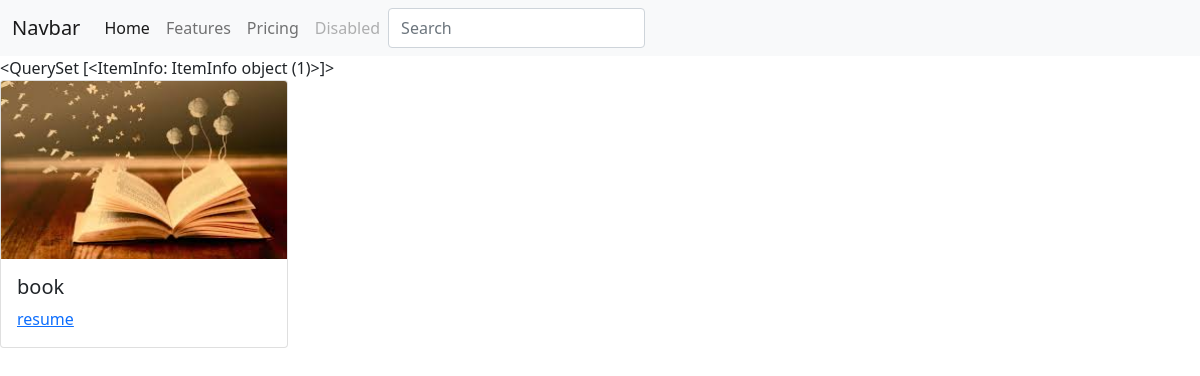
The app's page /showdata/, older data.
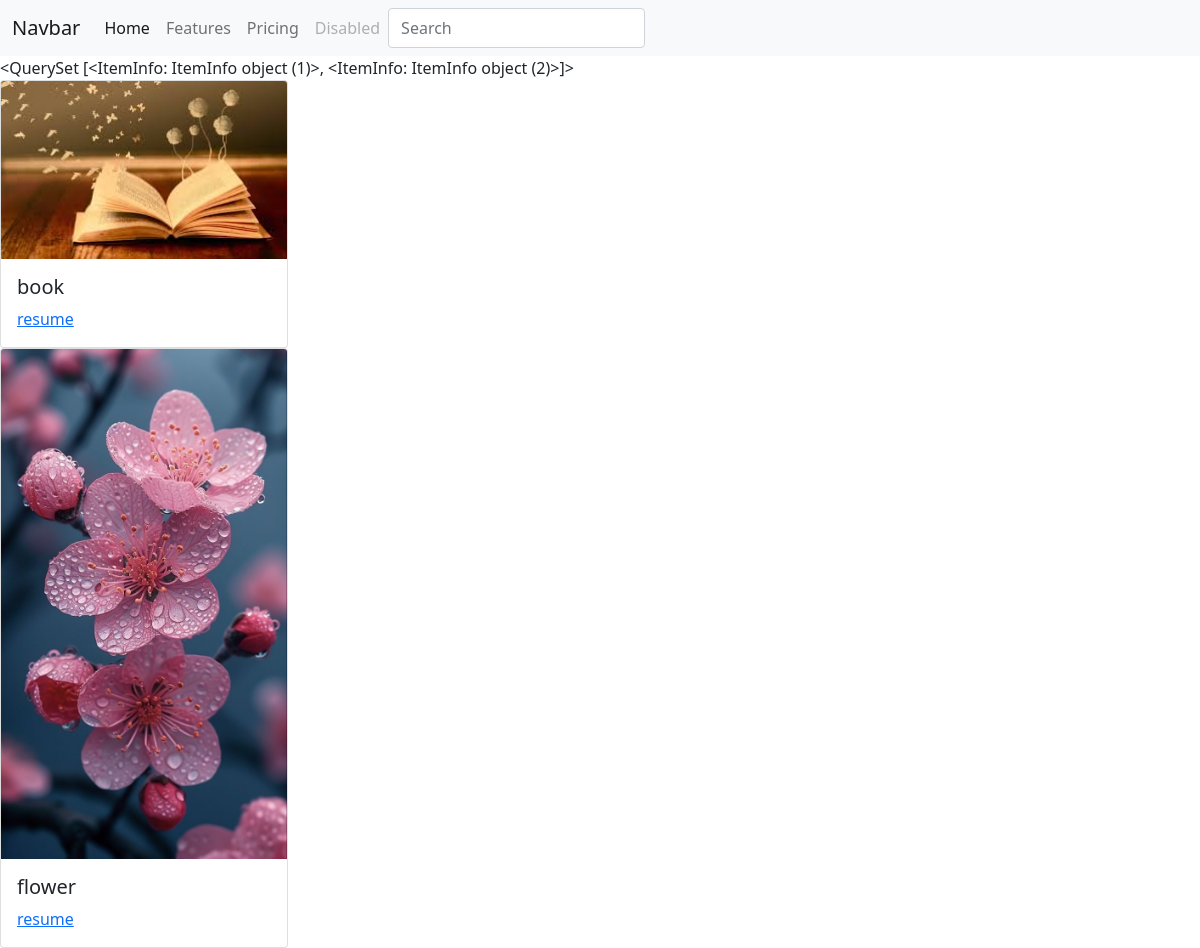
The same page, newer data.
### app/models.py (models this page shows)
class ItemInfo(models.Model):
    item_name=models.CharField(max_length=50)
    item_desc=models.CharField(max_length=50)
    item_price=models.IntegerField()
    item_image=models.ImageField(upload_to="image")
    item_file=models.FileField(upload_to="file")

### app/views.py (the view)
# urls.py: path("showdata/",showdata,name="showdata")
def showdata(request):
    data=ItemInfo.objects.all()
    return render(request,'dashboard.html',{'data':data})

### app/templates/dashboard.html (shortened to what this page needs)
<!DOCTYPE html>
<html lang="en">
<head>
    <link href="https://cdn.jsdelivr.net/npm/bootstrap@5.0.2/dist/css/bootstrap.min.css" rel="stylesheet">
</head>
<body>
    <nav class="navbar navbar-expand-lg navbar-light bg-light">
        <div class="container-fluid">
          <a class="navbar-brand" href="#">Navbar</a>
          <div class="collapse navbar-collapse" id="navbarNavAltMarkup">
            <div class="navbar-nav">
              <a class="nav-link active" aria-current="page" href="#">Home</a>
              <a class="nav-link" href="#">Features</a>
              <a class="nav-link" href="#">Pricing</a>
              <a class="nav-link disabled" href="#" tabindex="-1" aria-disabled="true">Disabled</a>
              <input class="form-control me-2" type="search" placeholder="Search" aria-label="Search">
            </div>
          </div>
        </div>
      </nav>
        {{data}}
    {% for i in data %}
        <div class="card" style="width: 18rem;">
            <img src="{{i.item_image.url}}" class="card-img-top" alt="...">
            <div class="card-body">
              <h5 class="card-title">{{i.item_name}}</h5>
              <a href="{{i.item_file.url}}" class="card-link">resume</a>
            </div>
          </div>
    {% endfor %}
</body>
</html>

Row changes from the older to the newer data that the page shows:
computed for ItemInfo "book": id "<QuerySet [<ItemInfo: ItemInfo object (1)>]>" → "<QuerySet [<ItemInfo: ItemInfo object (1)>, <ItemInfo: ItemInfo object (2)>]>"
added ItemInfo: item_image (picture), item_name "flower"
